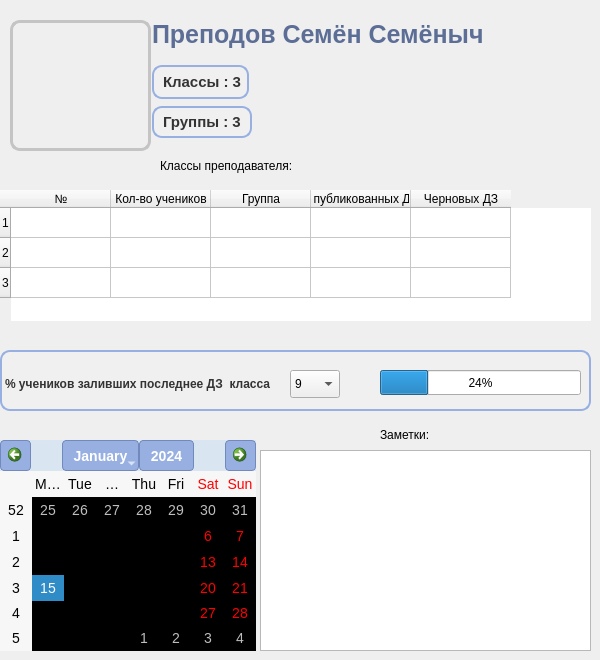
      <widget class="QWidget" name="tab_teacher">
       <property name="sizePolicy">
        <sizepolicy hsizetype="Expanding" vsizetype="Expanding">
         <horstretch>0</horstretch>
         <verstretch>0</verstretch>
        </sizepolicy>
       </property>
       <property name="contextMenuPolicy">
        <enum>Qt::ContextMenuPolicy::NoContextMenu</enum>
       </property>
       <property name="toolTipDuration">
        <number>1</number>
       </property>
       <attribute name="icon">
        <iconset resource="res1.qrc">
         <normaloff>:/icons/Страница учителя.png</normaloff>:/icons/Страница учителя.png</iconset>
       </attribute>
       <attribute name="title">
        <string/>
       </attribute>
       <widget class="QLabel" name="teacher_label_icon">
        <property name="geometry">
         <rect>
          <x>10</x>
          <y>20</y>
          <width>141</width>
          <height>131</height>
         </rect>
        </property>
        <property name="styleSheet">
         <string notr="true">QLabel {
        background-image: url(':/icons/classroom.png');
        background-repeat: no-repeat;
        background-position: center;
        border: 3px solid #c4c4c4; /* Опционально: рамка */
        border-radius: 10px; /* Опционально: скругленные углы */
    }</string>
        </property>
        <property name="text">
         <string/>
        </property>
       </widget>
       <widget class="QProgressBar" name="teacher_progressBar">
        <property name="geometry">
         <rect>
          <x>380</x>
          <y>370</y>
          <width>201</width>
          <height>25</height>
         </rect>
        </property>
        <property name="value">
         <number>24</number>
        </property>
       </widget>
       <widget class="QTableWidget" name="teacher_table">
        <property name="geometry">
         <rect>
          <x>0</x>
          <y>190</y>
          <width>591</width>
          <height>131</height>
         </rect>
        </property>
        <property name="styleSheet">
         <string notr="true">QTableWidget {
	border: off;
}</string>
        </property>
        <row/>
        <row/>
        <row/>
        <column>
         <property name="text">
          <string>№</string>
         </property>
        </column>
        <column>
         <property name="text">
          <string>Кол-во учеников</string>
         </property>
        </column>
        <column>
         <property name="text">
          <string>Группа</string>
         </property>
        </column>
        <column>
         <property name="text">
          <string>Опубликованных ДЗ</string>
         </property>
        </column>
        <column>
         <property name="text">
          <string>Черновых ДЗ</string>
         </property>
        </column>
        <item row="0" column="0">
         <property name="text">
          <string/>
         </property>
        </item>
        <item row="0" column="1">
         <property name="text">
          <string/>
         </property>
        </item>
        <item row="0" column="2">
         <property name="text">
          <string/>
         </property>
        </item>
        <item row="0" column="3">
         <property name="text">
          <string/>
         </property>
        </item>
        <item row="0" column="4">
         <property name="text">
          <string/>
         </property>
        </item>
        <item row="1" column="0">
         <property name="text">
          <string/>
         </property>
        </item>
        <item row="1" column="1">
         <property name="text">
          <string/>
         </property>
        </item>
        <item row="1" column="2">
         <property name="text">
          <string/>
         </property>
        </item>
        <item row="1" column="3">
         <property name="text">
          <string/>
         </property>
        </item>
        <item row="1" column="4">
         <property name="text">
          <string/>
         </property>
        </item>
        <item row="2" column="0">
         <property name="text">
          <string/>
         </property>
        </item>
        <item row="2" column="1">
         <property name="text">
          <string/>
         </property>
        </item>
        <item row="2" column="2">
         <property name="text">
          <string/>
         </property>
        </item>
        <item row="2" column="3">
         <property name="text">
          <string/>
         </property>
        </item>
        <item row="2" column="4">
         <property name="text">
          <string/>
         </property>
        </item>
       </widget>
       <widget class="QCalendarWidget" name="teacher_calendar">
        <property name="geometry">
         <rect>
          <x>0</x>
          <y>440</y>
          <width>256</width>
          <height>211</height>
         </rect>
        </property>
        <property name="styleSheet">
         <string notr="true">/* Основной стиль календаря */
QCalendarWidget {
background-color: #ffffff; /* Белый фон */
border: 2px solid #c4c4c4; /* Серые границы */
border-radius: 20px; /* Скруглённые углы */
font-size: 14px; /* Размер шрифта */
color: #333333; /* Цвет текста */
}

QCalendarWidget QWidget {
    background-color: #d9e6f2; /* Новый цвет фона */
    border: none;             /* Убираем рамку */
}

/* Заголовки месяцев и кнопки навигации */
QCalendarWidget QToolButton {
background-color: #98AFE1; /* Фон кнопок (месяц, навигация) */
color: white; /* Белый текст */
border: 1px solid #7289bb; /* Граница кнопок */
border-radius: 4px; /* Скруглённые углы */
font-weight: bold; /* Жирный шрифт */
padding: 5px;
}

QCalendarWidget QToolButton:hover {
background-color: #5c6e96; /* Цвет кнопки при наведении */
}

QCalendarWidget QToolButton:pressed {
background-color: #4b587a; /* Цвет кнопки при нажатии */
}


/* Ячейки с днями месяца */
QCalendarWidget QAbstractItemView:item {
border: 1px dashed #7289bb ; /* Без границ по умолчанию */

}

/* Текущая дата */
QCalendarWidget QAbstractItemView:item:selected {
background-color: #7289bb; /* Цвет выделения текущей даты */
color: white; /* Белый текст */
font-weight: bold;
}


/* Даты из других месяцев */
QCalendarWidget QAbstractItemView:item:!enabled {
background-color: #f5f5f5; /* Светлый фон для дат из других месяцев */
color: #b0b0b0; /* Серый текст */
}

/* Убираем прозрачность */
QCalendarWidget QAbstractItemView {
background: transparent;
}


/* Даты из других месяцев */
QCalendarWidget QAbstractItemView:item:!enabled {
    background-color: #f0f0f0; /* Светло-серый фон */
    color: #a0a0a0;            /* Бледно-серый текст */
    font-style: italic;        /* Курсив для визуального выделения */
}

/* Субботы */
QCalendarWidget QAbstractItemView:item:enabled:nth-of-type(6) {
    background-color: #FFF4E0; /* Пастельно-оранжевый фон */
    color: #CC6600;            /* Оранжевый текст */
    font-weight: bold;         /* Жирный шрифт */
}

/* Воскресенья */
QCalendarWidget QAbstractItemView:item:enabled:nth-of-type(7) {
    background-color: #FFE6E6; /* Пастельно-красный фон */
    color: #CC0000;            /* Красный текст */
    font-weight: bold;         /* Жирный шрифт */
}


</string>
        </property>
       </widget>
       <widget class="QTextEdit" name="teacher_textEdit">
        <property name="geometry">
         <rect>
          <x>260</x>
          <y>450</y>
          <width>331</width>
          <height>201</height>
         </rect>
        </property>
        <property name="html">
         <string>&lt;!DOCTYPE HTML PUBLIC &quot;-//W3C//DTD HTML 4.0//EN&quot; &quot;http://www.w3.org/TR/REC-html40/strict.dtd&quot;&gt;
&lt;html&gt;&lt;head&gt;&lt;meta name=&quot;qrichtext&quot; content=&quot;1&quot; /&gt;&lt;meta charset=&quot;utf-8&quot; /&gt;&lt;style type=&quot;text/css&quot;&gt;
p, li { white-space: pre-wrap; }
hr { height: 1px; border-width: 0; }
li.unchecked::marker { content: &quot;\2610&quot;; }
li.checked::marker { content: &quot;\2612&quot;; }
&lt;/style&gt;&lt;/head&gt;&lt;body style=&quot; font-family:'Segoe UI'; font-size:14px; font-weight:400; font-style:normal;&quot;&gt;
&lt;p style=&quot;-qt-paragraph-type:empty; margin-top:0px; margin-bottom:0px; margin-left:0px; margin-right:0px; -qt-block-indent:0; text-indent:0px;&quot;&gt;&lt;br /&gt;&lt;/p&gt;&lt;/body&gt;&lt;/html&gt;</string>
        </property>
       </widget>
       <widget class="QLabel" name="teacher_label_notes">
        <property name="geometry">
         <rect>
          <x>380</x>
          <y>419</y>
          <width>121</width>
          <height>31</height>
         </rect>
        </property>
        <property name="text">
         <string>Заметки:</string>
        </property>
       </widget>
       <widget class="QLabel" name="teacher_label_percent">
        <property name="geometry">
         <rect>
          <x>0</x>
          <y>350</y>
          <width>591</width>
          <height>61</height>
         </rect>
        </property>
        <property name="styleSheet">
         <string notr="true">QLabel {
    color: #333333; /* Цвет текста */
    font-size: 12px; /* Размер шрифта */
    font-weight: bold; /* Толщина шрифта */
    border: 2px solid #98AFE1; /* Рамка вокруг QLabel */
    border-radius: 10px; /* Скругление углов */
    background-color: #F0F0F0; /* Фоновый цвет */
    padding: 7px 1px 1px 0px; /* Верхний отступ больше для текста сверху */
}

</string>
        </property>
        <property name="text">
         <string>% учеников заливших последнее ДЗ  класса</string>
        </property>
        <property name="textFormat">
         <enum>Qt::TextFormat::PlainText</enum>
        </property>
       </widget>
       <widget class="QComboBox" name="teacher_comboBox_classes">
        <property name="geometry">
         <rect>
          <x>290</x>
          <y>370</y>
          <width>50</width>
          <height>28</height>
         </rect>
        </property>
        <item>
         <property name="text">
          <string>9</string>
         </property>
        </item>
        <item>
         <property name="text">
          <string>10</string>
         </property>
        </item>
        <item>
         <property name="text">
          <string>11</string>
         </property>
        </item>
       </widget>
       <widget class="QLabel" name="teacher_label_name">
        <property name="geometry">
         <rect>
          <x>152</x>
          <y>14</y>
          <width>351</width>
          <height>41</height>
         </rect>
        </property>
        <property name="styleSheet">
         <string notr="true">QLabel {
	color: #5c6e96;
	font-size: 25px; /* Размер шрифта */
    font-weight: bold; /* Толщина шрифта */
}
</string>
        </property>
        <property name="text">
         <string>Преподов Семён Семёныч</string>
        </property>
       </widget>
       <widget class="QLabel" name="teacher_label_headertable">
        <property name="geometry">
         <rect>
          <x>160</x>
          <y>150</y>
          <width>204</width>
          <height>32</height>
         </rect>
        </property>
        <property name="text">
         <string>Классы преподавателя:</string>
        </property>
       </widget>
       <widget class="QLabel" name="teacher_label_numgroups">
        <property name="geometry">
         <rect>
          <x>152</x>
          <y>106</y>
          <width>100</width>
          <height>32</height>
         </rect>
        </property>
        <property name="styleSheet">
         <string notr="true">QLabel {
    color: #333333; /* Цвет текста */
    font-size: 15px; /* Размер шрифта */
    font-weight: bold; /* Толщина шрифта */
    text-align: center; /* Выравнивание текста по центру */
    border: 2px solid #98AFE1; /* Рамка вокруг QLabel */
    border-radius: 10px; /* Скругление углов */
    background-color: #F0F0F0; /* Фоновый цвет */
    padding: 5px; /* Внутренние отступы */
}



</string>
        </property>
        <property name="text">
         <string>Группы : 3</string>
        </property>
       </widget>
       <widget class="QLabel" name="teacher_label_numclasses">
        <property name="geometry">
         <rect>
          <x>152</x>
          <y>65</y>
          <width>97</width>
          <height>34</height>
         </rect>
        </property>
        <property name="styleSheet">
         <string notr="true">QLabel {
    color: #333333; /* Цвет текста */
    font-size: 15px; /* Размер шрифта */
    font-weight: bold; /* Толщина шрифта */
    text-align: center; /* Выравнивание текста по центру */
    border: 2px solid #98AFE1; /* Рамка вокруг QLabel */
    border-radius: 10px; /* Скругление углов */
    background-color: #F0F0F0; /* Фоновый цвет */
    padding: 5px; /* Внутренние отступы */
}


</string>
        </property>
        <property name="text">
         <string>Классы : 3</string>
        </property>
       </widget>
       <zorder>teacher_label_name</zorder>
       <zorder>teacher_label_headertable</zorder>
       <zorder>teacher_label_numgroups</zorder>
       <zorder>teacher_label_numclasses</zorder>
       <zorder>teacher_label_icon</zorder>
       <zorder>teacher_table</zorder>
       <zorder>teacher_calendar</zorder>
       <zorder>teacher_textEdit</zorder>
       <zorder>teacher_label_notes</zorder>
       <zorder>teacher_label_percent</zorder>
       <zorder>teacher_comboBox_classes</zorder>
       <zorder>teacher_progressBar</zorder>
      </widget>
